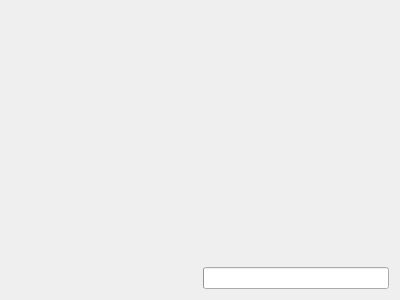
<?xml version="1.0" encoding="UTF-8"?>
<ui version="4.0">
 <class>widget</class>
 <widget class="QWidget" name="widget">
  <property name="geometry">
   <rect>
    <x>0</x>
    <y>0</y>
    <width>400</width>
    <height>300</height>
   </rect>
  </property>
  <property name="windowTitle">
   <string>Form</string>
  </property>
  <layout class="QHBoxLayout" name="horizontalLayout">
   <item>
    <widget class="QLabel" name="image_lable">
     <property name="sizePolicy">
      <sizepolicy hsizetype="Expanding" vsizetype="Maximum">
       <horstretch>0</horstretch>
       <verstretch>0</verstretch>
      </sizepolicy>
     </property>
     <property name="text">
      <string/>
     </property>
    </widget>
   </item>
   <item>
    <layout class="QVBoxLayout" name="verticalLayout">
     <item>
      <widget class="QLabel" name="title_lable">
       <property name="sizePolicy">
        <sizepolicy hsizetype="Maximum" vsizetype="Expanding">
         <horstretch>0</horstretch>
         <verstretch>0</verstretch>
        </sizepolicy>
       </property>
       <property name="text">
        <string/>
       </property>
      </widget>
     </item>
     <item>
      <widget class="QProgressBar" name="progress"/>
     </item>
    </layout>
   </item>
  </layout>
 </widget>
 <resources/>
 <connections/>
</ui>
